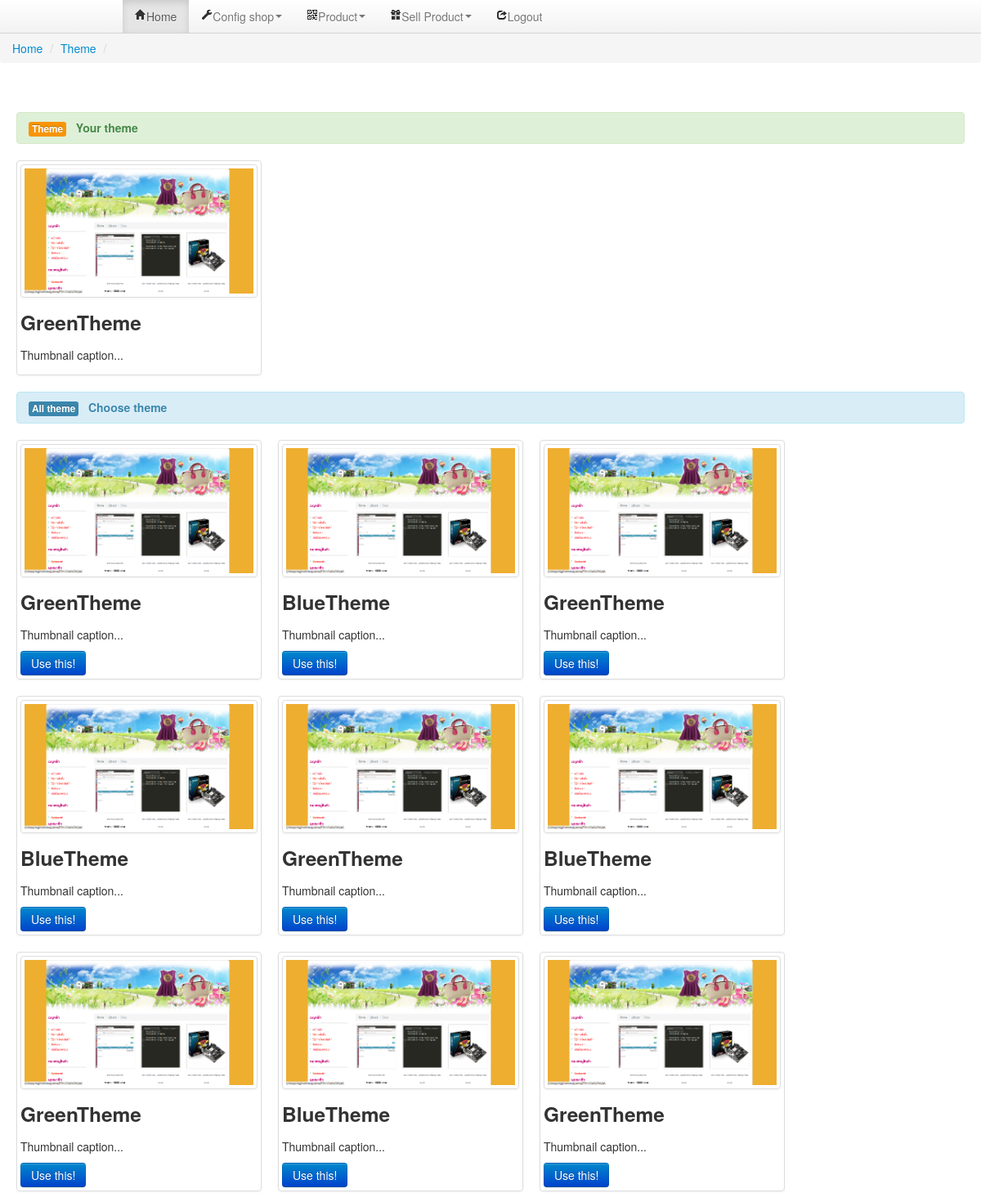
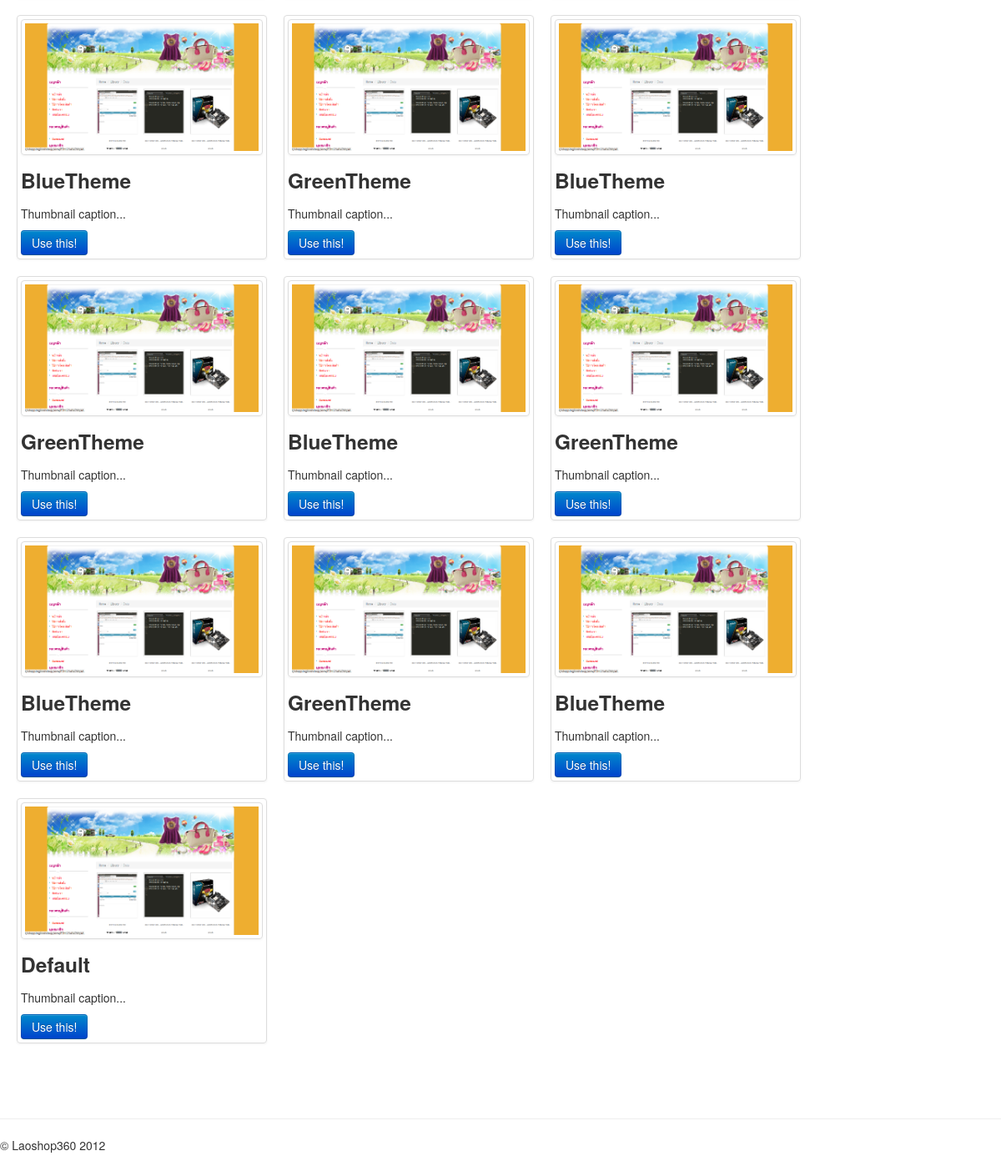
The page /admin/index.php?action=theme (signed in) on the database its author committed (2 pictures, top to bottom).
### tables this page shows
CREATE TABLE IF NOT EXISTS `tb_theme` (
  `Id` int(11) NOT NULL AUTO_INCREMENT,
  `ThemeId` int(11) NOT NULL,
  `User` varchar(50) NOT NULL,
  PRIMARY KEY (`Id`)
);

CREATE TABLE IF NOT EXISTS `tb_config_theme` (
  `Id` int(11) NOT NULL AUTO_INCREMENT,
  `ThemeName` varchar(50) NOT NULL,
  `ThemePath` varchar(50) NOT NULL,
  `ThemeImg` varchar(50) NOT NULL,
  PRIMARY KEY (`Id`)
);

### class/function.php (called while the page is built, shortened)
<?php
class Db_Process  {
	public function Query($sql) {
		$str=mysql_query($sql) or die(mysql_error());
		return $str;
	}
	public function FetchData($sql){
		$str=mysql_fetch_array($sql);
		return $str;
	}
}
?>

### admin/module/theme.php (the view, shortened to what this page needs)
<?php
$tb="tb_config_theme";
echo "<br><br><div class=\"alert alert-success\"><span class=\"label label-warning\">".Theme."</span>&nbsp;&nbsp;
<span style=\"font-weight:bold\">".YourTheme."</span></div>";
$sql_yourtheme="select tb_theme.Id,$tb.* from tb_theme inner join $tb on tb_theme.ThemeId=$tb.Id where tb_theme.User='".$_SESSION['UsrId']."' ";
$q=$StrDB->Query($sql_yourtheme);
$rst=$StrDB->FetchData($q);
 	echo "<div class=\"row\">";
  echo "<li style=\"list-style:none\" class=\"span4\">";
     echo "<div class=\"thumbnail\">";
      echo "<a href=\"#\" class=\"thumbnail\">";
      echo "<img  src=\"".WebUrl."template/$rst[ThemePath]/$rst[ThemeImg]\"  ></a>";
      echo "<h3>$rst[ThemeName]</h3>";
     echo " <p>Thumbnail caption...</p>";
    echo "</div>";
  echo "</li>";
  echo "</div><br>";
echo "<div class=\"alert alert-info\"><span class=\"label label-info\">".AllTheme."</span>&nbsp;&nbsp;
<span style=\"font-weight:bold\">".ChooseTheme."</span></div>";
		$sql="select * from $tb    order by Id desc";
		$query=$StrDB->Query($sql);
		echo "<ul class=\"thumbnails\">";
 		while($rs=$StrDB->FetchData($query)) {
  echo "<li class=\"span4\">";
    echo "<div class=\"thumbnail\">";
      echo "<a href=\"#\" class=\"thumbnail\">";
      echo "<img  src=\"".WebUrl."template/$rs[ThemePath]/$rs[ThemeImg]\"  ></a>";
      echo "<h3>$rs[ThemeName]</h3>";
     echo " <p>Thumbnail caption...</p>";
     echo "<a  class=\"btn btn-primary\" onClick=\"return confirm('".rusureUse."')\"  href=\"".WebUrl."admin/index.php?action=$_GET[action]&section=edit&id=$rs[0]\" >".UseTheme."</a>";
    echo "</div>";
  echo "</li>";
		}
		echo "</ul>";
?>

### admin/header.php (style rules this page uses)
body { padding-top: 0px; padding-bottom: 40px; }

### rows shown on the page
tb_theme: tb_config_theme.ThemePath+ThemeImg (picture), tb_config_theme.ThemeName "GreenTheme"
tb_config_theme: ThemePath+ThemeImg (picture), ThemeName "GreenTheme"
tb_config_theme: ThemePath+ThemeImg (picture), ThemeName "BlueTheme"
tb_config_theme: ThemePath+ThemeImg (picture), ThemeName "GreenTheme"
tb_config_theme: ThemePath+ThemeImg (picture), ThemeName "BlueTheme"
tb_config_theme: ThemePath+ThemeImg (picture), ThemeName "GreenTheme"
tb_config_theme: ThemePath+ThemeImg (picture), ThemeName "BlueTheme"
tb_config_theme: ThemePath+ThemeImg (picture), ThemeName "GreenTheme"
tb_config_theme: ThemePath+ThemeImg (picture), ThemeName "BlueTheme"
tb_config_theme: ThemePath+ThemeImg (picture), ThemeName "GreenTheme"
tb_config_theme: ThemePath+ThemeImg (picture), ThemeName "BlueTheme"
tb_config_theme: ThemePath+ThemeImg (picture), ThemeName "GreenTheme"
tb_config_theme: ThemePath+ThemeImg (picture), ThemeName "BlueTheme"
tb_config_theme: ThemePath+ThemeImg (picture), ThemeName "GreenTheme"
tb_config_theme: ThemePath+ThemeImg (picture), ThemeName "BlueTheme"
tb_config_theme: ThemePath+ThemeImg (picture), ThemeName "GreenTheme"
tb_config_theme: ThemePath+ThemeImg (picture), ThemeName "BlueTheme"
tb_config_theme: ThemePath+ThemeImg (picture), ThemeName "GreenTheme"
tb_config_theme: ThemePath+ThemeImg (picture), ThemeName "BlueTheme"
tb_config_theme: ThemePath+ThemeImg (picture), ThemeName "Default"

### other values the page prints
home "Home"
ConfigShop "Config shop"
Product "Product"
sell "Sell Product"
logout "Logout"
Theme "Theme"
YourTheme "Your theme"
AllTheme "All theme"
ChooseTheme "Choose theme"
WebName "Laoshop360"
